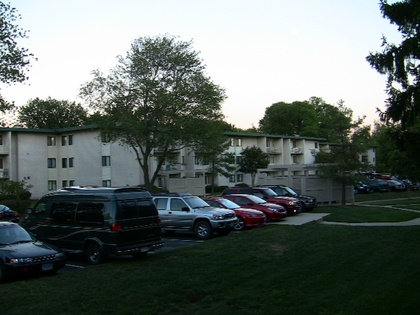
%> input picture Panoramic_Image_Stitching/IMG_0627.JPG, 420 x 315 px, shrunk from 640 x 480 before the run, given in place of Output_29_30.jpg, which was not available
$ octave Panoramic_image_stitching.m   (GNU Octave 9; MATLAB toolbox functions it lacks are replaced by stand-ins)
%> lines starting %> are read from the running program, lines starting %| are printed output that depends on the picture; pictures that were not available may be replaced by others from this repository, and a replacement may not be noted
clear;
clc;
clear all;
%% Image Initialization
I11 =  rgb2gray(imread('Output_29_30.jpg'));
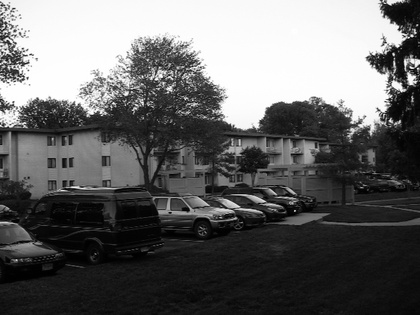
%> I11: size 315x420 uint8; min 0, max 255, mean 101.8
I22 =  rgb2gray(imread('IMG_0628.JPG'));
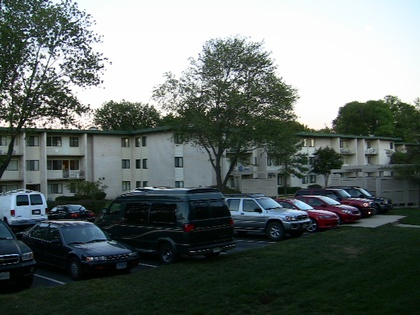
%> input picture Panoramic_Image_Stitching/IMG_0628.JPG, 420 x 315 px, shrunk from 640 x 480 before the run
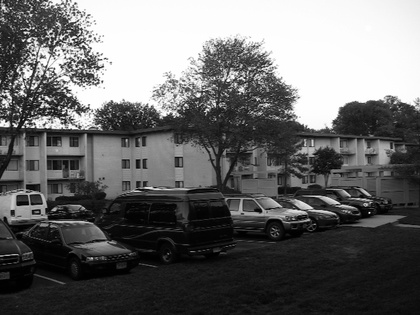
%> I22: size 315x420 uint8; min 0, max 255, mean 104.5
I1 =  single(I11);
figure(1);
imshow(I11)
I2 =  single(I22);
figure(2);
imshow(I22)

%% Problem 3
%> (the run ends here)
